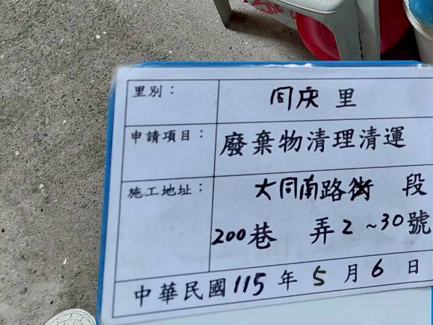
#> input picture 02_歷史程式與除錯圖片/debug_wb_crop.png, 433 x 325 px, found by its file name
$ python debug_measure_4.py
#> lines starting #> are read from the running program, lines starting #| are printed output that depends on the picture
import cv2
import numpy as np

wb_crop = cv2.imread("debug_wb_crop.png")
#> wb_crop is the input picture: shape (325, 433, 3); mean B, G, R 161, 146.6, 136.5
if wb_crop is not None:
    # Crop month "5"
    month_crop = wb_crop[270:310, 300:335]
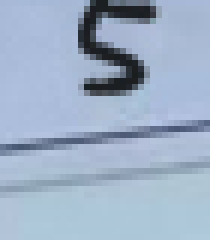
#> month_crop: shape (40, 35, 3) (shown 6 times larger); mean B, G, R 198.2, 175.5, 157.8
    cv2.imwrite("debug_month_crop_correct_3.png", month_crop)
    print("Saved debug_month_crop_correct_3.png")

$ run again, with 02_歷史程式與除錯圖片/debug_043_wb_2.png copied over 02_歷史程式與除錯圖片/debug_wb_crop.png
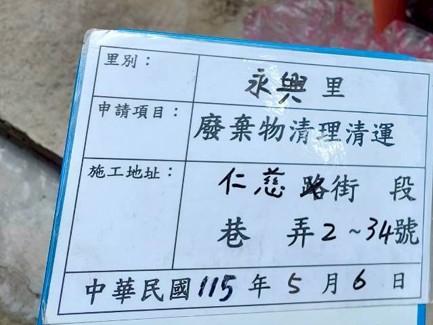
#> input picture 02_歷史程式與除錯圖片/debug_043_wb_2.png, 433 x 325 px, found by its file name
#> wb_crop is the input picture: shape (325, 433, 3); mean B, G, R 197.1, 178.1, 159.3
#> `month_crop = wb_crop[270:310, 300:335]`:
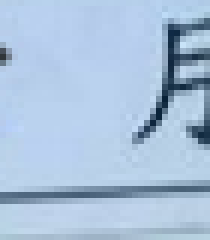
#> month_crop: shape (40, 35, 3) (shown 6 times larger); mean B, G, R 219.6, 193.8, 170.1
